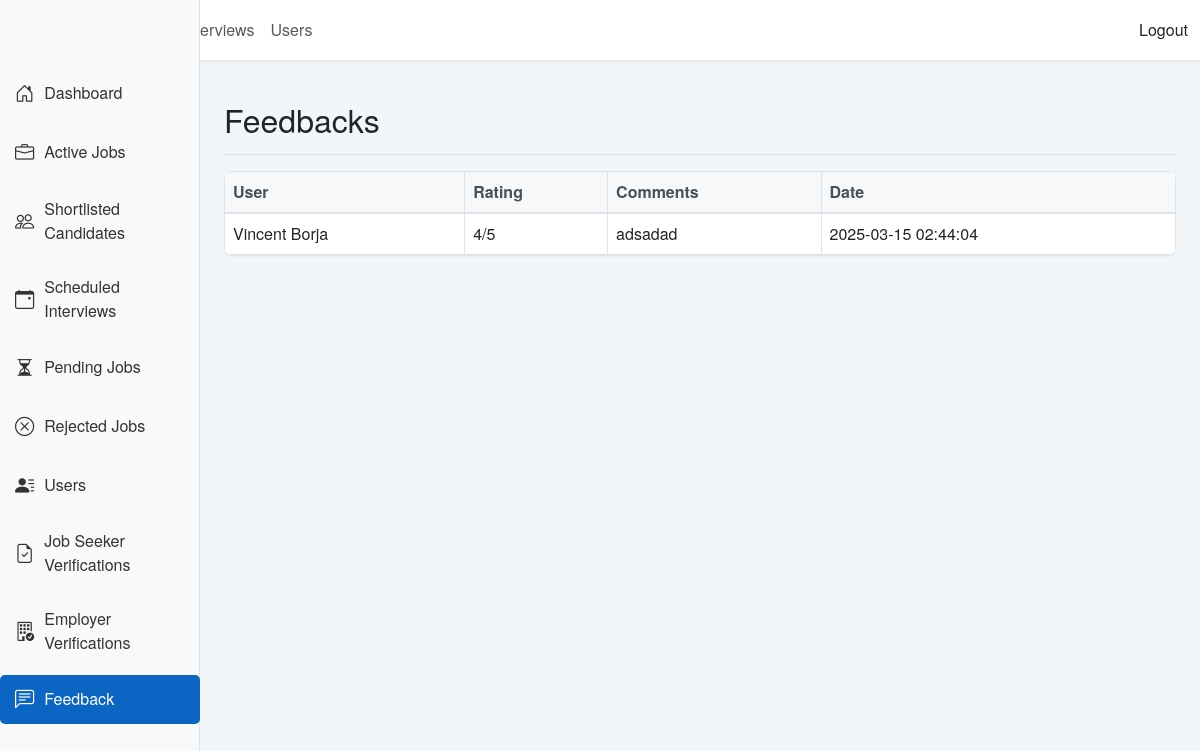
Screenshot of /admin/feedbacks.php (signed in) with the database file from the repository.
### tables this page shows
CREATE TABLE `feedback` (
  `feedback_id` int(11) NOT NULL,
  `user_id` int(11) NOT NULL,
  `rating` int(11) DEFAULT NULL CHECK (`rating` between 1 and 5),
  `comments` text DEFAULT NULL,
  `created_at` timestamp NOT NULL DEFAULT current_timestamp()
);

CREATE TABLE `users` (
  `user_id` int(11) NOT NULL,
  `full_name` varchar(255) NOT NULL,
  `email` varchar(255) NOT NULL,
  `password_hash` varchar(255) NOT NULL,
  `user_type` enum('job_seeker','employer','admin') NOT NULL,
  `status` enum('pending','verified','rejected') DEFAULT 'pending',
  `created_at` timestamp NOT NULL DEFAULT current_timestamp()
);

### admin/feedbacks.php (the view, shortened to what this page needs)
<?php
include '../db.php';
?>
<!DOCTYPE html>
<html lang="en">
<head>
    <link href="https://cdn.jsdelivr.net/npm/bootstrap@5.3.0/dist/css/bootstrap.min.css" rel="stylesheet">
    <link href="https://cdn.jsdelivr.net/npm/bootstrap-icons@1.10.3/font/bootstrap-icons.css" rel="stylesheet">
    <link href="../css/styles.css" rel="stylesheet">
</head>
<body>
    <?php include 'includes/header.php'; ?>
    <div class="container-fluid">
        <div class="row">
            <?php include 'includes/sidebar.php'; ?>
            <main class="col-md-9 ms-sm-auto col-lg-10 px-md-4">
                <div class="d-flex justify-content-between flex-wrap flex-md-nowrap align-items-center pt-3 pb-2 mb-3 border-bottom">
                    <h2>Feedbacks</h2>
                </div>
                <div class="table-responsive">
                    <table class="table table-bordered">
                        <thead>
                            <tr>
                                <th>User</th>
                                <th>Rating</th>
                                <th>Comments</th>
                                <th>Date</th>
                            </tr>
                        </thead>
                        <tbody>
                            <?php
                            $sql = "SELECT feedback.*, users.full_name
                FROM feedback
                JOIN users ON feedback.user_id = users.user_id
                ORDER BY feedback.created_at DESC";
                            $feedback_result = $conn->query($sql);
                            if ($feedback_result->num_rows > 0) {
                                while ($row = $feedback_result->fetch_assoc()) {
                                    echo "<tr>";
                                    echo "<td>{$row['full_name']}</td>";
                                    echo "<td>{$row['rating']}/5</td>";
                                    echo "<td>{$row['comments']}</td>";
                                    echo "<td>{$row['created_at']}</td>";
                                    echo "</tr>";
                                }
                            } else {
                                echo "<tr><td colspan='4'>No feedback found.</td></tr>";
                            }
                            ?>
                        </tbody>
                    </table>
                </div>
            </main>
        </div>
    </div>
    <?php include 'includes/footer.php'; ?>

### admin/css/styles.css (style rules this page uses)
body { font-family: 'Helvetica Neue', Helvetica, Arial, sans-serif; background-color: #f3f6f8; }
.table-responsive { margin-bottom: 2rem; }
main { padding-top: 1.5rem; }
@media (min-width: 768px) { main { padding-left: 1.5rem; } }
.table { background-color: #fff; border-radius: 8px; overflow: hidden; box-shadow: 0 1px 3px rgba(0, 0, 0, 0.1); }
.table thead th { background-color: #f6f8fa; border-bottom: 2px solid #dee2e6; color: #495057; }

### rows the page displays
feedback: user.full_name "Vincent Borja", rating "4", comments "adsadad", created_at "2025-03-15 02:44:04"
